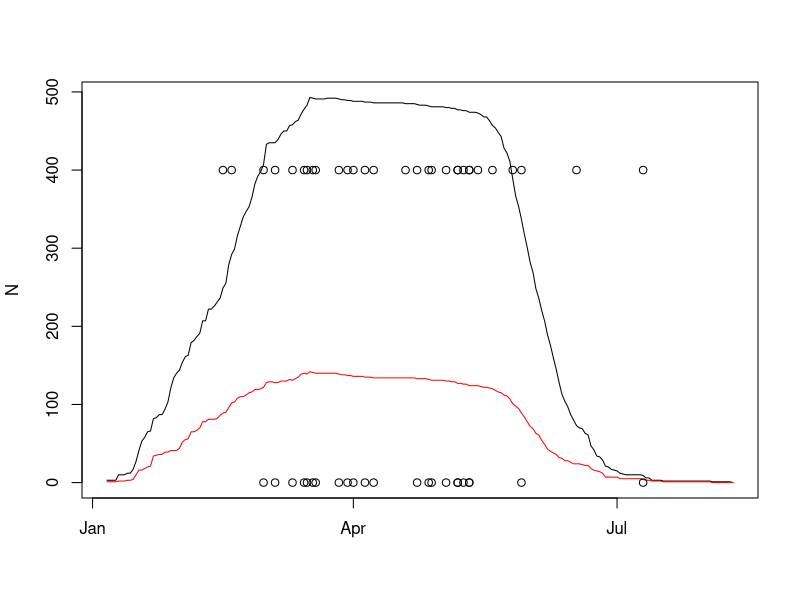

Write the R code that produced this figure.
## ---- chunk 1
setwd("~/BitBucket/VIT2014/Analysis")
rm(list = ls())
library(knitr)
library(lubridate)
Data <- read.table("VIT_Data2014.txt", sep="", header=T) #load in data

# reformat some of the dates
Data$CaptureDate<- mdy(as.character(Data$CaptureDate))
Data$Start_Interval <- mdy(as.character(Data$Start_Interval))
Data$Stop_Interval <- mdy(as.character(Data$Stop_Interval))
                       
# insert death dates on mothers that died
Data$Stop_Interval[Data$VIT_Status == "Died"] <- Data$Start_Interval[Data$VIT_Status == "Died"]
Data$CapDOY <- yday(Data$CaptureDate) # day of the capture (1-365)
Data$StartDOY <- yday(Data$Start_Interval) # day when the VIT is first possibly out
Data$EndDOY <- yday(Data$Stop_Interval) # last day the event (birth or abortion) could have happened
## ---- chunk 2
# first remove the individuals that were not pregnant or were unknown events. 
Data <- subset(Data, Data$VIT_Status != "Open" )
Data <- subset(Data, Data$VIT_Status != "Unknown" )
Data$VIT_Status <- as.factor(as.character(Data$VIT_Status)) #relevel the factor

DataPOS <- Data[Data$CowSero == "POS", ]

days <- seq(min(Data$CapDOY), max(Data$EndDOY))
## ---- chunk 3
(table1 <- table(Data$CowSero, Data$VIT_Status))
## ---- chunk 4
binom.test(table1[1,1], sum(table1[1,c(1,3)]))
## ---- chunk 5
binom.test(table1[2,1], sum(table1[2,c(1,3)]))
## ---- chunk 6
first_ab_beg <- Data$Start_Interval[Data$VIT_Status == "Abortion"]
last_ab_beg <- sort(yday(first_ab_beg), decreasing = T)[1]
first_ab_beg <- sort(yday(first_ab_beg))[1]

first_ab_end <- Data$Stop_Interval[Data$VIT_Status == "Abortion"]
last_ab_end <- sort(yday(first_ab_end), decreasing = T)[1]
first_ab_end <- sort(yday(first_ab_end))[1]
## ---- chunk 7
# calculate the # online per day
N <- rep(NA, length(days))
for (i in 1:length(days)){
  d <- days[i]
  tmp <- subset(Data, Data$CapDOY <= d & Data$EndDOY > d)
  if(is.null(tmp) == T){N[i] <- 0}
  if(is.null(tmp) == F){N[i] <- dim(tmp)[1]}
}
Npos <- rep(NA, length(days))
for (i in 1:length(days)){
  d <- days[i]
  tmp <- subset(DataPOS, DataPOS$CapDOY <= d & DataPOS$EndDOY > d)
  if(is.null(tmp) == T){Npos[i] <- 0}
  if(is.null(tmp) == F){Npos[i] <- dim(tmp)[1]}
}

ab_all <- subset(Data, Data$VIT_Status == "Abortion")
ab_pos <- subset(DataPOS, DataPOS$VIT_Status == "Abortion")
t <- as.Date('01/01/2013', '%d/%m/%Y') + days 
  
plot(t, N, type = 'l', xlab = '')
lines(t, Npos, type = 'l', col = 'red')
points(as.Date('01/01/2013', '%d/%m/%Y') + yday(ab_all$Stop_Interval), 
       rep(400, dim(ab_all)[1]))
points(as.Date('01/01/2013', '%d/%m/%Y') + yday(ab_pos$Stop_Interval), 
       rep(0, dim(ab_pos)[1]))
